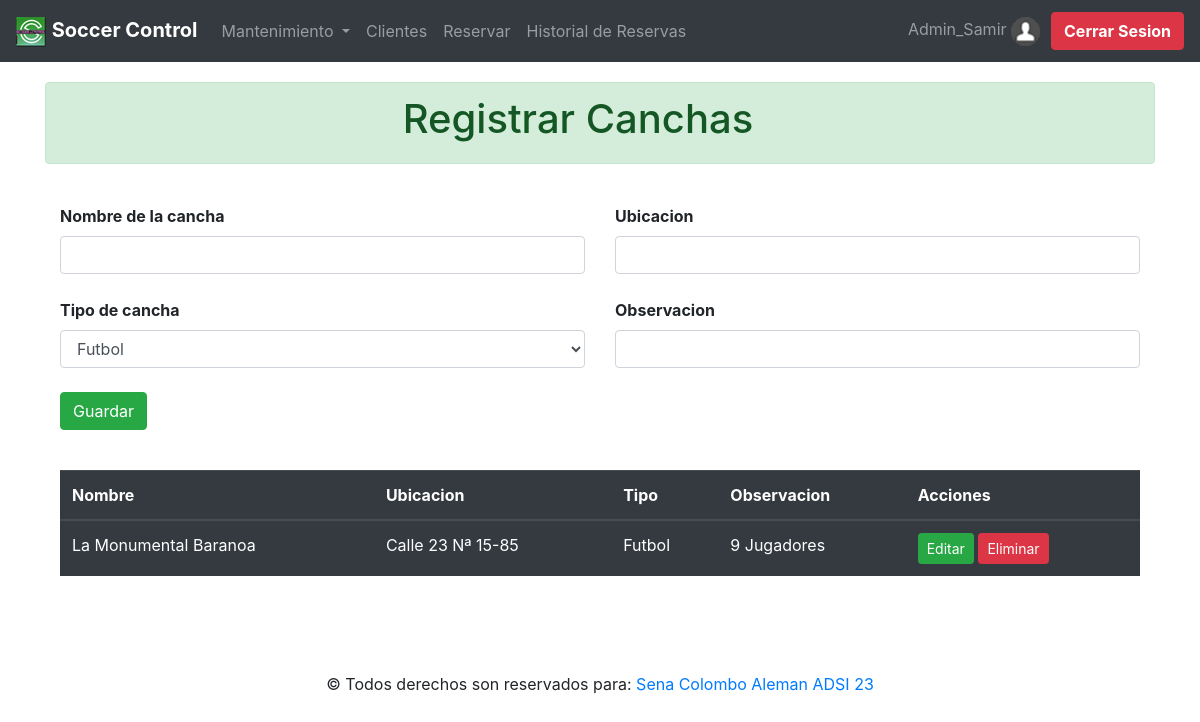
Screenshot of /canchas.php (signed in) with the database file from the repository.
### tables this page shows
CREATE TABLE `canchas` (
  `cancha_id` int(11) NOT NULL,
  `cancha_nombre` varchar(25) NOT NULL,
  `cancha_ubicacion` varchar(25) NOT NULL,
  `cancha_tipo` varchar(25) NOT NULL,
  `cancha_observacion` varchar(100) NOT NULL
);

### canchas.php (the view, shortened to what this page needs)
<?php
include ("componentes/header.php");
include ("componentes/menu.php");
?>
<div class="container">
  <div class="alert alert-dismissible alert-success" style="margin-top:20px";>
 <center><strong><h1>Registrar  Canchas</h1></strong> </center>
</div>
<br>
<form action="resultados_canchas.php" method="POST">
<div class="container">
<div class="form-group">
  <div class="row">
    <div class="col">
      <strong><label>Nombre de la cancha</label></strong>
      <input type="text" class="form-control"  name="canchanombre"  placeholder="" required>
    </div>
    <div class="col">
      <strong><label>Ubicacion</label></strong>
      <input type="text" class="form-control"  name="canchaubicacion"  placeholder="" required>
    </div>
  </div>
<br>
   <div class="row">
    <div class="col">
     <strong> <label>Tipo de cancha</label></strong>
     <select class="form-control form-control" name="canchatipo" required>
        <option value="Futbol">Futbol</option>
     </select>
    </div>
    <div class="col">
      <strong><label>Observacion</label></strong>
      <input type="text" class="form-control"  name="canchaobservacion" placeholder="" required>
    </div>
  </div>
<br>
 <button type="submit" class="btn btn-success">Guardar</button>
</div>
</form>
</div>
<br>
 <div class="container">
<table
 class="table table-dark">
  <thead>
    <tr>
      <th scope="col">Nombre</th>
      <th scope="col">Ubicacion</th>
      <th scope="col">Tipo</th>
      <th scope="col">Observacion</th>
      <th scope="col">Acciones</th>
    </tr>
  </thead>
  <?php
$database = new connection();
$db = $database -> open();
try{
  $sql = 'SELECT * FROM canchas';
  foreach ($db->query($sql) as $row) {
 ?>
<tr>
<td><?php echo $row['cancha_nombre']; ?></td>
<td><?php echo $row['cancha_ubicacion']; ?></td>
<td><?php echo $row['cancha_tipo']; ?></td>
<td><?php echo $row['cancha_observacion']; ?></td>
<td>
                                 <a href="#edit_canchas_<?php echo $row['cancha_id']; ?>" class="btn btn-success btn-sm" data-toggle="modal"><span class="fa fa-edit"></span> Editar</a>
                                 <a href="#delete_canchas_<?php echo $row['cancha_id']; ?>" class="btn btn-danger btn-sm" data-toggle="modal"><span class="fa fa-trash"></span> Eliminar</a>
                    </td>
                  </tr>
<?php
   }
  }
 catch(PDOException $e){
              echo "There is some problem in connection: " . $e->getMessage();
            }
 ?>
</table>
</div>
<?php
include ("componentes/footer.php");
 ?>

### css/stylos.css (style rules this page uses)
*,*:after, *:before { -webkit-box-sizing: border-box; -moz-box-sizing: border-box; box-sizing: border-box; }

### rows the page displays
canchas: cancha_nombre "La Monumental Baranoa", cancha_ubicacion "Calle 23 Nª 15-85", cancha_tipo "Futbol", cancha_observacion "9 Jugadores"

### other values shown
$_SESSION['rol'] "Admin_Samir"
